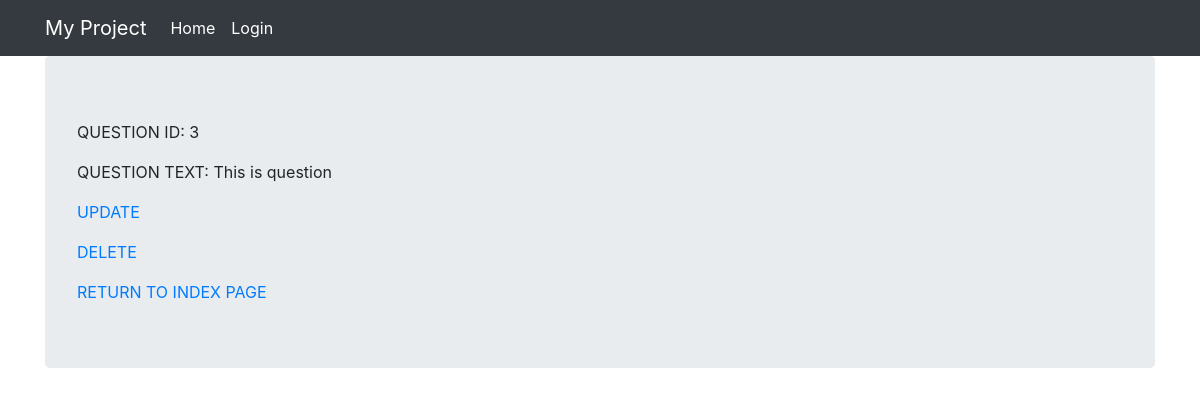
The page /polls/questions-detail-view/3/ on the database as committed earlier.
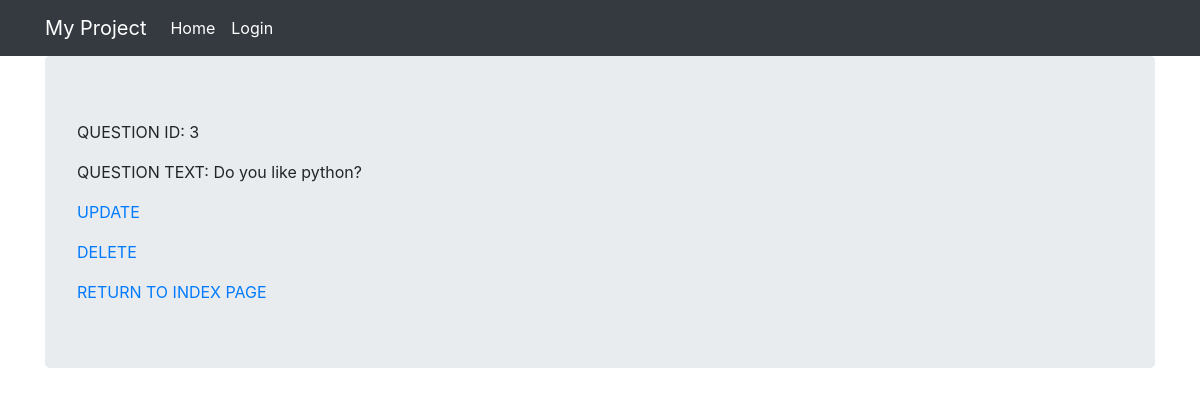
The same page on the database as committed later.
### polls/models.py (models this page shows, shortened)
class Question(models.Model):
    question_text = models.CharField(max_length=128)
    pub_date = models.DateTimeField(auto_now_add=True)
    poll = models.ForeignKey(
        Poll, on_delete=models.CASCADE, related_name="questions", blank=True, null=True
    )

### polls/views_class.py (the view)
class QuestionDetailView(View):
    def get(self, request, pk):
        return render(
            request,
            template_name="polls/my_question.html",
            context={"question": get_object_or_404(Question, pk=pk)}
        )

### polls/templates/polls/my_question.html
{% extends "base.html" %}
{% block content %}
    <p>QUESTION ID: {{ question.id }}</p>
    <p>QUESTION TEXT: {{ question.question_text }}</p>
    <p><a href="{% url 'polls_class_views:questions-update-view' pk=question.pk %}">UPDATE</a></p>
    <p><a href="{% url 'polls_class_views:questions-delete-view' pk=question.pk %}">DELETE</a></p>
    <a href="{% url 'polls_views:index' %}">RETURN TO INDEX PAGE</a>
{% endblock %}

Rows that differ between the two databases and show on the page:
changed Question id 3: question_text "This is question" → "Do you like python?"
